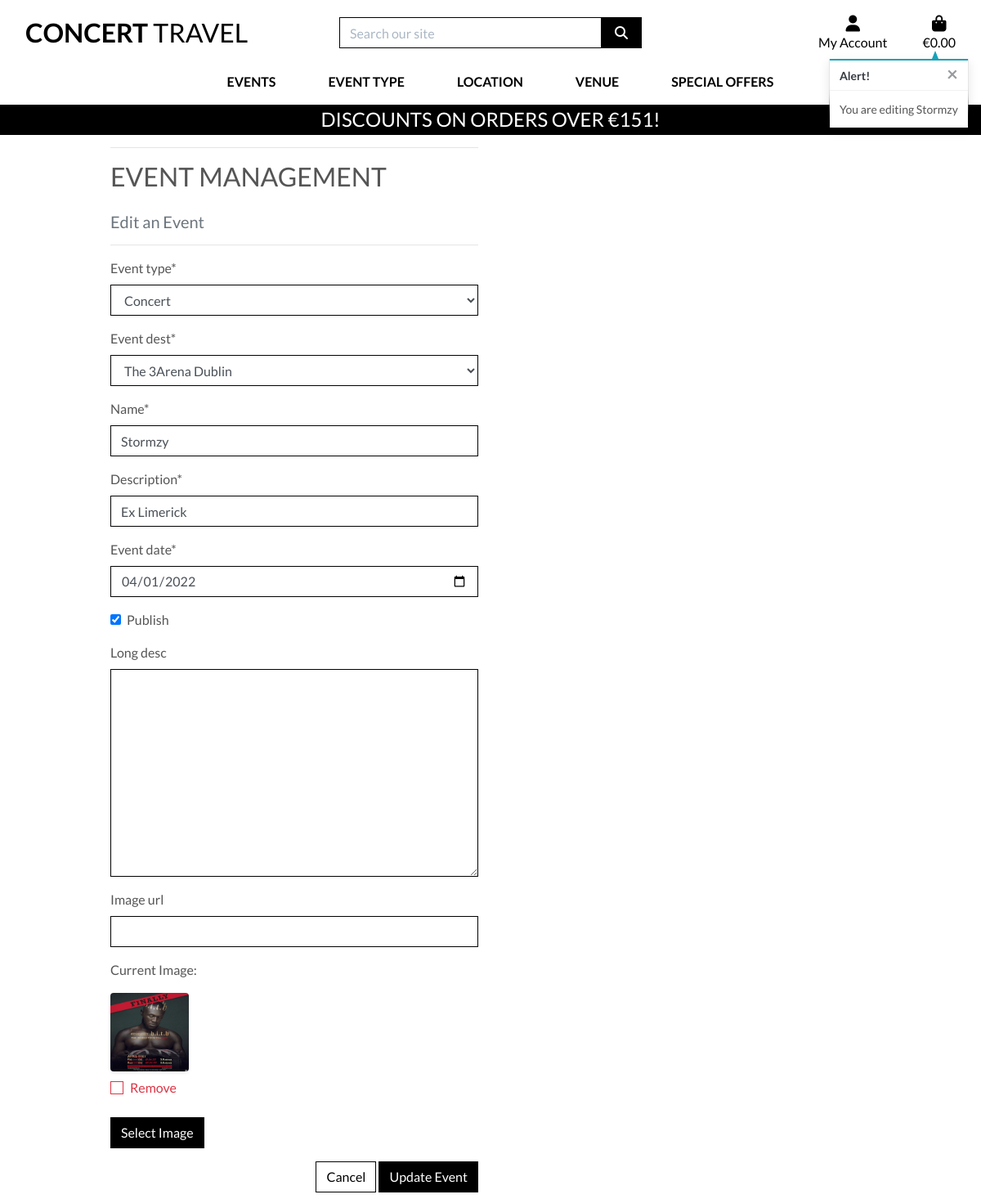
/events/edit/10/ (signed in), run on an earlier commit of the app's database.
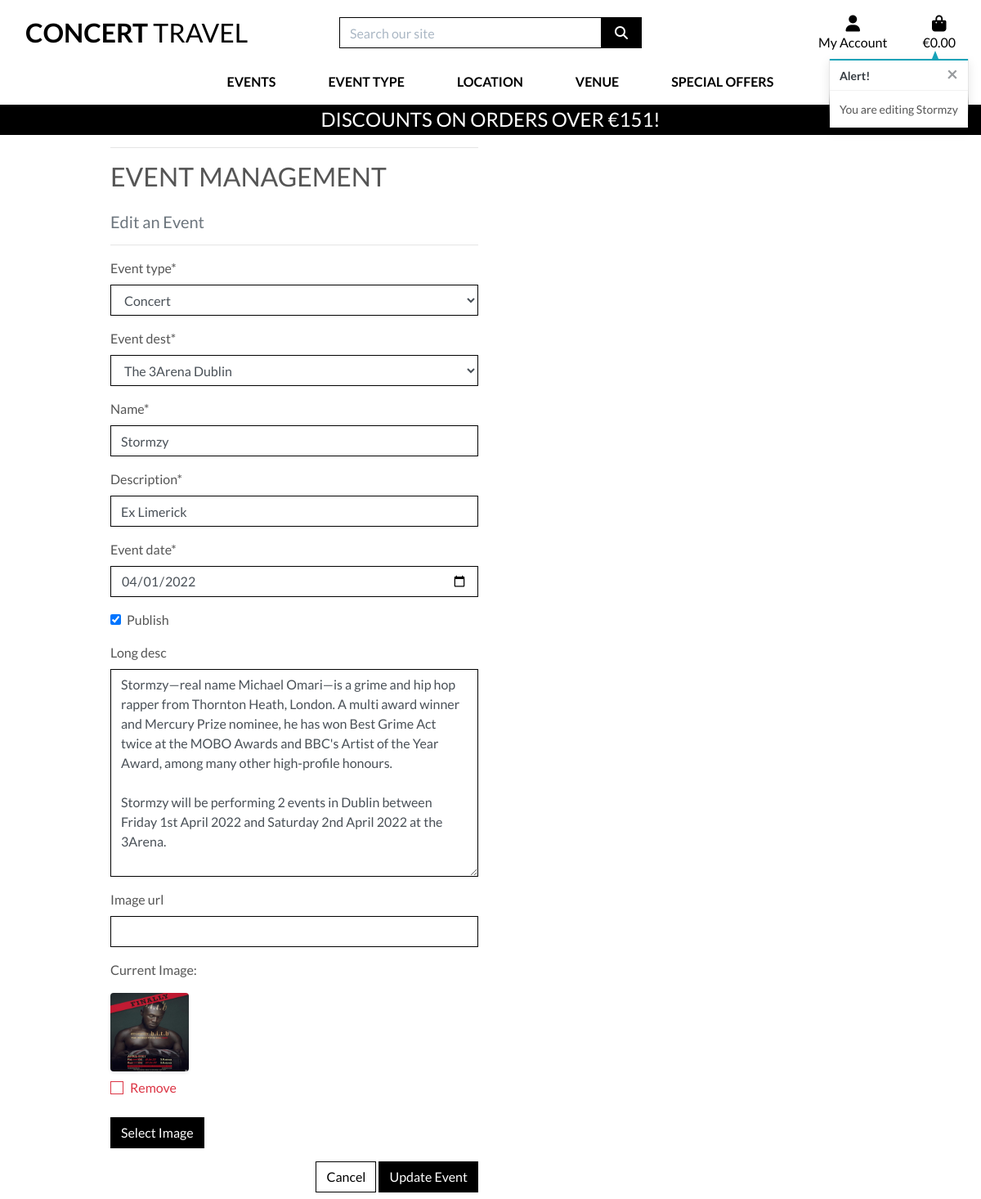
And on a later commit of the database.
### events/models.py (models this page shows, shortened)
class EventType(models.Model):
    event_type = models.CharField(max_length=254)
    friendly_name = models.CharField(max_length=254, null=True, blank=True)
    def __str__(self):
        return self.event_type

class EventList(models.Model):
    event_type = models.ForeignKey('EventType', on_delete=models.PROTECT)
    event_dest = models.ForeignKey('Destination', on_delete=models.PROTECT)
    name = models.CharField(max_length=254)
    description = models.CharField(max_length=254)
    event_date = models.DateField()
    publish = models.BooleanField(default=True)
    long_desc = models.TextField(null=True, blank=True)
    image_url = models.URLField(max_length=1024, null=True, blank=True)
    image = models.ImageField(null=True, blank=True)

### events/views.py (the view)
# urls.py: path('edit/<int:event_id>/', views.edit_event, name='edit_event'),
@login_required
def edit_event(request, event_id):
    if not request.user.is_superuser:
        messages.error(request, 'Sorry, only store owners can do that.')
        return redirect(reverse('home'))
    event = get_object_or_404(EventList, pk=event_id)
    if request.method == 'POST':
        form = EventListForm(request.POST, request.FILES, instance=event)
        if form.is_valid():
            form.save()
            messages.success(request, 'Successfully updated event!')
            return redirect(reverse('event_detail', args=[event.id]))
        else:
            messages.error(request, 'Failed to update event. Please ensure the form is valid.')
    else:
        form = EventListForm(instance=event)
        messages.info(request, f'You are editing {event.name}')
    template = 'events/edit_event.html'
    context = {
        'form': form,
        'event': event,
    }
    return render(request, template, context)

### events/forms.py
class EventListForm(forms.ModelForm):
    class Meta:
        model = EventList
        fields = '__all__'
    image = forms.ImageField(label='image', required=False, widget=CustomClearableFileInput)
    def __init__(self, *args, **kwargs):
        super().__init__(*args, **kwargs)
        picklocs = PickLoc.objects.all()
        eventtypes = EventType.objects.all()
        destinations = Destination.objects.all()
        dest_friendly_names = [(d.id, d.get_friendly_name()) for d in destinations]
        self.fields['event_date'].widget=forms.widgets.DateInput(attrs={'type': 'date'})
        self.fields['event_dest'].choices = dest_friendly_names
        for field_name, field in self.fields.items():
            field.widget.attrs['class'] = 'border-black rounded-0'

### events/models.py (called while the page is built)
    def get_friendly_name(self):
        return self.friendly_name

### events/templates/events/edit_event.html (shortened to what this page needs)
{% extends "base.html" %}
{% load static %}
{% block page_header %}
    <div class="container header-container">
    </div>
{% endblock %}
{% block content %}
    <div class="overlay"></div>
    <div class="container">
        <div class="row">
            <div class="col-12 col-md-6">
                <hr>
                <h2 class="logo-font mb-4">Event Management</h2>
                <h5 class="text-muted">Edit an Event</h5>
                <hr>
            </div>
        </div>
        <div class="row">
            <div class="col-12 col-md-6">
                <form method="POST" action="{% url 'edit_event' event.id %}" class="form mb-2" enctype="multipart/form-data">
                    {% for field in form %}
                        {% if field.name != 'image' %}
                            {{ field | as_crispy_field }}
                        {% else %}
                            {{ field }}
                        {% endif %}
                    {% endfor %}
                    <div class="text-right">
                        <a class="btn btn-outline-black rounded-0" href="{% url 'events' %}">Cancel</a>
                        <button class="btn btn-black rounded-0" type="submit">Update Event</button>
                    </div>
                </form>
            </div>
        </div>
    </div>
{% endblock %}

### templates/base.html (shortened to what this page needs)
{% load static %}
<!doctype html>
<html lang="en">
  <head>
    {% block corecss %}
        <link rel="stylesheet" href="https://stackpath.bootstrapcdn.com/bootstrap/4.4.1/css/bootstrap.min.css">
        <link rel="stylesheet" href="{% static 'css/base.css' %}">
    {% endblock %}
  </head>
  <body>
    <header class="container-fluid fixed-top">
        <div class="row bg-white pt-lg-2 d-none d-lg-flex" id="topnav">
            <div class="col-12 col-lg-4 my-auto py-1 py-lg-0 text-center text-lg-left">
                <a href="{% url 'home' %}" class="nav-link main-logo-link">
                    <h2 class="logo-font text-black my-0"><strong>Concert</strong> Travel</h2>
                </a>
            </div>
            <div class="col-12 col-lg-4 my-auto py-1 py-lg-0">
                <form method="GET" action="{% url 'events' %}">
                    <div class="input-group w-100">
                        <input class="form-control border border-black rounded-0" type="text" name="q" placeholder="Search our site">
                        <div class="input-group-append">
                            <button class="form-control btn btn-black border border-black rounded-0" type="submit">
                                <span class="icon">
                                    <i class="fas fa-search"></i>
                                </span>
                            </button>
                        </div>
                    </div>
                </form>
            </div>
            <div class="col-12 col-lg-4 my-auto py-1 py-lg-0">
                <ul class="list-inline list-unstyled text-center text-lg-right my-0">
                    <li class="list-inline-item dropdown">
                        <a class="text-black nav-link" href="#" id="user-options" data-toggle="dropdown" aria-haspopup="true" aria-expanded="false">
                            <div class="text-center">
                                <div><i class="fas fa-user fa-lg"></i></div>
                                <p class="my-0">My Account</p>
                            </div>
                        </a>
                    </li>
                    <li class="list-inline-item">
                        <a class="{% if grand_total %}text-info font-weight-bold{% else %}text-black{% endif %} nav-link" href="{% url 'view_bag' %}">
                            <div class="text-center">
                                <div><i class="fas fa-shopping-bag fa-lg"></i></div>
                                <p class="my-0">
                                    {% if grand_total %}
                                        €{{ grand_total|floatformat:2 }}
                                    {% else %}
                                        €0.00
                                    {% endif %}
                                </p>
                            </div>
                        </a>
                    </li>
                </ul>
            </div>
        </div>
        <div class="row bg-white">
            <nav class="navbar navbar-expand-lg navbar-light w-100">
                {% include 'includes/main_nav.html' %}
            </nav>
        </div>
        <div id="delivery-banner" class="row text-center">
            <div class="col bg-black text-white">
                <h4 class="logo-font my-1">Discounts on orders over €{{ discount_threshold }}!</h4>
            </div>
        </div>
    </header>
    {% if messages %}
    <div class="message-container">
        {% for message in messages %}
            {% with message.level as level %}
                {% if level == 40 %}
                    {% include 'includes/toasts/toast_error.html' %}
                {% elif level == 30 %}
                    {% include 'includes/toasts/toast_warning.html' %}
                {% elif level == 25 %}
                    {% include 'includes/toasts/toast_success.html' %}
                {% else %}
                    {% include 'includes/toasts/toast_info.html' %}
                {% endif %}
            {% endwith %}
        {% endfor %}
    </div>
{% endif %}
        {% block page_header %}
        {% endblock %}
        {% block content %}
        {% endblock %}
  </body>
</html>

### templates/includes/main_nav.html (shortened to what this page needs)
<div class="collapse navbar-collapse" id="main-nav">
    <ul class="navbar-nav w-auto mx-auto">
        <li class="nav-item dropdown">
            <a class="logo-font font-weight-bold nav-link text-black mr-5" href="#" id="all-products-link" data-toggle="dropdown" aria-haspopup="true" aria-expanded="false">
                Events
            </a>
        </li>
        <li class="nav-item dropdown">
            <a class="logo-font font-weight-bold nav-link text-black mr-5" href="#" id="clothing-link" data-toggle="dropdown" aria-haspopup="true" aria-expanded="false">
                Event Type
            </a>
        </li>
        <li class="nav-item dropdown">
            <a class="logo-font font-weight-bold nav-link text-black mr-5" href="#" id="clothing-link" data-toggle="dropdown" aria-haspopup="true" aria-expanded="false">
                Location
            </a>
        </li>
        <li class="nav-item dropdown">
            <a class="logo-font font-weight-bold nav-link text-black mr-5" href="#" id="homeware-link" data-toggle="dropdown" aria-haspopup="true" aria-expanded="false">
                Venue
            </a>
        </li>
        <li class="nav-item dropdown">
            <a class="logo-font font-weight-bold nav-link text-black" href="#" id="specials-link" data-toggle="dropdown" aria-haspopup="true" aria-expanded="false">
                Special Offers
            </a>
        </li>
    </ul>
</div>

### templates/includes/toasts/toast_info.html
<div class="toast custom-toast rounded-0 border-top-0" data-autohide="false">
    <div class="arrow-up arrow-info"></div>
    <div class="w-100 toast-capper bg-info"></div>
    <div class="toast-header bg-white text-dark">
        <strong class="mr-auto">Alert!</strong>
        <button type="button" class="ml-2 mb-1 close text-dark" data-dismiss="toast" aria-label="Close">
            <span aria-hidden="true">&times;</span>
        </button>
    </div>
    <div class="toast-body bg-white">
        {{ message }}
    </div>
</div>

### events/templates/events/custom_widget_templates/custom_clearable_file_input.html (shortened to what this page needs)
{% if widget.is_initial %}
<p>{{ widget.initial_text }}:</p>
<a href="{{ widget.value.url }}">
    <img width="96" height="96" class="rounded shadow-sm" src="{{ widget.value.url }}">
</a>
{% if not widget.required %}
    <div class="custom-control custom-checkbox mt-2">
        <label class="custom-control-label text-danger" for="{{ widget.checkbox_id }}">{{ widget.clear_checkbox_label }}</label>
    </div>
{% endif %}<br>
{% endif %}
<span class="btn btn-black rounded-0 btn-file">
Select Image <input id="new-image" type="{{ widget.type }}" name="{{ widget.name }}"{% include "django/forms/widgets/attrs.html" %}>
</span>

### static/css/base.css (style rules this page uses)
html { height: 100%; }
body { height: calc(100vh - 164px); color: #555; font-family: 'Lato'; ; }
.icon { align-items: center; display: inline-flex; justify-content: center; height: 1.5rem; width: 1.5rem; }
.logo-font { text-transform: uppercase; }
.main-logo-link { width: fit-content; }
.btn-black { background: black; color: white; }
.btn-outline-black { background: white; color: black !important; border: 1px solid black; }
.text-black { color: #000 !important; }
.border-black { border: 1px solid black !important; }
.bg-black { background: #000 !important; }
.overlay { height: 100%; width: 100%; top: 0; left: 0; position: fixed; background: white; z-index: -1; }
input[name='q']::placeholder { color: #aab7c4; }
.message-container { position: fixed; top: 72px; right: 15px; z-index: 99999999999; }
.custom-toast { overflow: visible; }
.toast-capper { height: 2px; }
.arrow-up { width: 0; height: 0; border-left: 4px solid transparent; border-right: 4px solid transparent; border-bottom: 10px solid black; position: absolute; top: -10px; right: 36px; }
.arrow-info { border-bottom-color: #17a2b8 !important; }
.btn-file { position: relative; overflow: hidden; }
.custom-checkbox .custom-control-label::before { border-radius: 0; border-color: #dc3545; }
@media (min-width: 1200px) { .container { max-width: 80%; } }
@media (min-width: 992px) { .header-container { padding-top: 164px; } }

What changed in the data, as far as the page shows it:
changed EventList "The 3Arena Dublin": long_desc (not shown) → "Stormzy—real name Michael Omari—is a grime and hip hop rapper from Thornton Heath, London. A multi award winner and Mercury Prize nominee, he has won Best Grime Act twice at the MOBO Awards and BBC's Artist of the Year Award, among many other high-profile honours. Stormzy will be performing 2 events in Dublin between Friday 1st April 2022 and Saturday 2nd April 2022 at the 3Arena."
